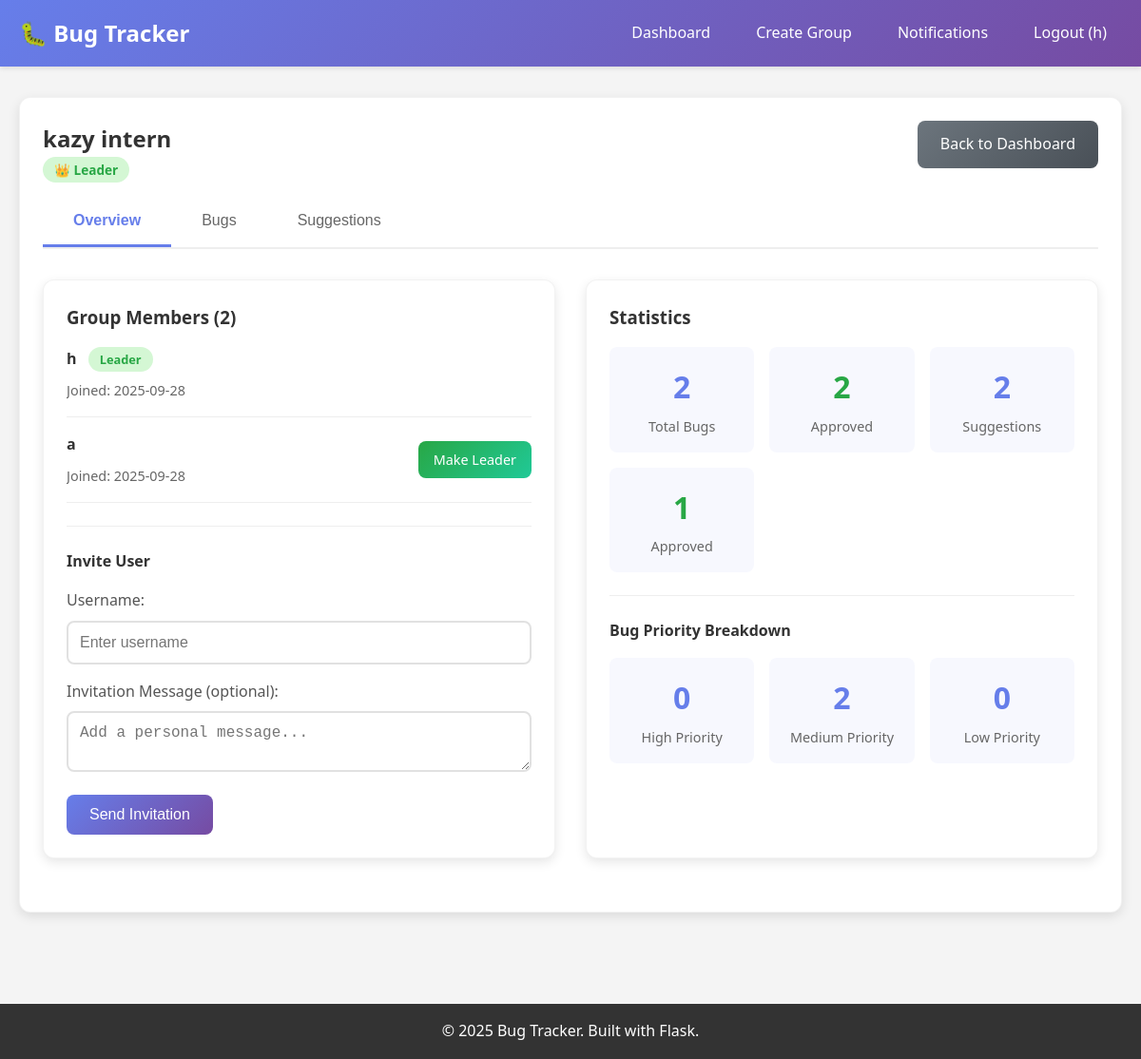
The app's page /group/1 (signed in) with its own data.
### tables this page shows
CREATE TABLE groups (
            id INTEGER PRIMARY KEY AUTOINCREMENT,
            name TEXT NOT NULL,
            description TEXT,
            leader_id INTEGER NOT NULL,
            created_at TIMESTAMP DEFAULT CURRENT_TIMESTAMP,
            FOREIGN KEY (leader_id) REFERENCES users (id)
        );

CREATE TABLE memberships (
            id INTEGER PRIMARY KEY AUTOINCREMENT,
            user_id INTEGER NOT NULL,
            group_id INTEGER NOT NULL,
            joined_at TIMESTAMP DEFAULT CURRENT_TIMESTAMP,
            FOREIGN KEY (user_id) REFERENCES users (id),
            FOREIGN KEY (group_id) REFERENCES groups (id),
            UNIQUE(user_id, group_id)
        );

CREATE TABLE users (
            id INTEGER PRIMARY KEY AUTOINCREMENT,
            username TEXT UNIQUE NOT NULL,
            email TEXT UNIQUE NOT NULL,
            password_hash TEXT NOT NULL,
            created_at TIMESTAMP DEFAULT CURRENT_TIMESTAMP
        , reset_token TEXT, reset_token_expires TIMESTAMP);

### app.py (the view)
@app.route('/group/<int:group_id>')
def group_detail(group_id):
    if 'user_id' not in session:
        return redirect(url_for('login'))
    conn = get_db_connection()
    membership = conn.execute(
        'SELECT * FROM memberships WHERE user_id = ? AND group_id = ?',
        (session['user_id'], group_id)
    ).fetchone()
    if not membership:
        flash('You are not a member of this group!', 'error')
        conn.close()
        return redirect(url_for('dashboard'))
    group = conn.execute(
        'SELECT g.*, u.username as leader_name FROM groups g JOIN users u ON g.leader_id = u.id WHERE g.id = ?',
        (group_id,)
    ).fetchone()
    members = conn.execute('''
        SELECT u.id as user_id, u.username, m.joined_at,
               CASE WHEN gl.user_id IS NOT NULL THEN gl.user_id ELSE NULL END as is_leader
        FROM memberships m
        JOIN users u ON m.user_id = u.id
        LEFT JOIN group_leaders gl ON m.user_id = gl.user_id AND m.group_id = gl.group_id
        WHERE m.group_id = ?
        ORDER BY gl.user_id DESC NULLS LAST, u.username
    ''', (group_id,)).fetchall()
    bugs = conn.execute('''
        SELECT b.*, u.username as reporter_name, approver.username as approved_by_name
        FROM bugs b
        JOIN users u ON b.reporter_id = u.id
        LEFT JOIN users approver ON b.approved_by = approver.id
        WHERE b.group_id = ?
        ORDER BY b.created_at DESC
    ''', (group_id,)).fetchall()
    suggestions = conn.execute('''
        SELECT s.*, u.username as author_name, reviewer.username as reviewed_by_name
        FROM suggestions s
        JOIN users u ON s.author_id = u.id
        LEFT JOIN users reviewer ON s.reviewed_by = reviewer.id
        WHERE s.group_id = ?
        ORDER BY s.created_at DESC
    ''', (group_id,)).fetchall()
    is_leader = is_group_leader(session['user_id'], group_id)
    conn.close()
    return render_template('group_detail.html',
                         group=group, members=members, bugs=bugs,
                         suggestions=suggestions, is_leader=is_leader)

### app.py (called while the page is built)
def get_db_connection():
    conn = sqlite3.connect('bug_tracker.db')
    conn.row_factory = sqlite3.Row
    return conn

def is_group_leader(user_id, group_id):
    conn = get_db_connection()
    leader = conn.execute(
        'SELECT id FROM group_leaders WHERE user_id = ? AND group_id = ?',
        (user_id, group_id)
    ).fetchone()
    conn.close()
    return leader is not None

### templates/group_detail.html (shortened to what this page needs)
{% extends "base.html" %}
{% block content %}
<div class="card">
    <div class="item-header">
        <div>
            <h2>{{ group.name }}</h2>
            {% if is_leader %}
                <span class="status-approved" style="margin-top: 0.5rem;">👑 Leader</span>
            {% endif %}
        </div>
        <a href="{{ url_for('dashboard') }}" class="btn btn-secondary">Back to Dashboard</a>
    </div>
    <div class="tabs">
        <button class="tab active" onclick="showTab(event, 'overview')">Overview</button>
        <button class="tab" onclick="showTab(event, 'bugs')">Bugs</button>
        <button class="tab" onclick="showTab(event, 'suggestions')">Suggestions</button>
    </div>
    <div id="overview" class="tab-content active">
        <div class="grid grid-2">
            <div class="card">
                <h3>Group Members ({{ members|length }})</h3>
                <div style="max-height: 400px; overflow-y: auto;">
                    {% for member in members %}
                    <div style="padding: 1rem 0; border-bottom: 1px solid #eee; display: flex; justify-content: space-between; align-items: center;">
                        <div>
                            <strong>{{ member.username }}</strong>
                            {% if member.is_leader %}
                                <span class="status-approved" style="font-size: 0.8rem; margin-left: 0.5rem;">Leader</span>
                            {% endif %}
                            <div class="file-info">Joined: {{ member.joined_at[:10] }}</div>
                        </div>
                        {% if is_leader and not member.is_leader and member.username != session.username %}
                            <a href="{{ url_for('make_leader', group_id=group.id, user_id=member.user_id) }}"
                               class="btn btn-small btn-success"
                               onclick="return confirm('Make {{ member.username }} a leader?')">
                                Make Leader
                            </a>
                        {% endif %}
                    </div>
                    {% endfor %}
                </div>
                {% if is_leader %}
                    <form method="POST" action="{{ url_for('invite_user', group_id=group.id) }}" style="margin-top: 1.5rem; padding-top: 1.5rem; border-top: 1px solid #eee;">
                        <h4 style="margin-bottom: 1rem;">Invite User</h4>
                        <div class="form-group">
                            <label for="username">Username:</label>
                            <input type="text" name="username" placeholder="Enter username" required>
                        </div>
                        <div class="form-group">
                            <label for="message">Invitation Message (optional):</label>
                            <textarea name="message" placeholder="Add a personal message..." rows="2"></textarea>
                        </div>
                        <button type="submit" class="btn">Send Invitation</button>
                    </form>
                {% endif %}
            </div>
            <div class="card">
                <h3>Statistics</h3>
                <div class="stats-grid">
                    <div class="stat-item">
                        <span class="stat-number">{{ bugs|length }}</span>
                        <div class="stat-label">Total Bugs</div>
                    </div>
                    <div class="stat-item">
                        <span class="stat-number" style="color: #28a745;">{{ bugs|selectattr('status', 'equalto', 'approved')|list|length }}</span>
                        <div class="stat-label">Approved</div>
                    </div>
                    <div class="stat-item">
                        <span class="stat-number">{{ suggestions|length }}</span>
                        <div class="stat-label">Suggestions</div>
                    </div>
                    <div class="stat-item">
                        <span class="stat-number" style="color: #28a745;">{{ suggestions|selectattr('status', 'equalto', 'approved')|list|length }}</span>
                        <div class="stat-label">Approved</div>
                    </div>
                </div>
                <div style="margin-top: 1.5rem; padding-top: 1.5rem; border-top: 1px solid #eee;">
                    <h4>Bug Priority Breakdown</h4>
                    <div class="stats-grid">
                        <div class="stat-item">
                            <span class="stat-number priority-high">{{ bugs|selectattr('priority', 'equalto', 'high')|list|length }}</span>
                            <div class="stat-label">High Priority</div>
                        </div>
                        <div class="stat-item">
                            <span class="stat-number priority-medium">{{ bugs|selectattr('priority', 'equalto', 'medium')|list|length }}</span>
                            <div class="stat-label">Medium Priority</div>
                        </div>
                        <div class="stat-item">
                            <span class="stat-number priority-low">{{ bugs|selectattr('priority', 'equalto', 'low')|list|length }}</span>
                            <div class="stat-label">Low Priority</div>
                        </div>
                    </div>
                </div>
            </div>
        </div>
    </div>
</div>
{% endblock %}

### templates/base.html (shortened to what this page needs)
<!DOCTYPE html>
<html lang="en">
<head>
</head>
<body>
    <header>
        <div class="container">
            <div class="header-content">
                <div class="logo">🐛 Bug Tracker</div>
                <nav id="nav">
                    <ul>
                        {% if session.user_id %}
                            <li><a href="{{ url_for('dashboard') }}">Dashboard</a></li>
                            <li><a href="{{ url_for('create_group') }}">Create Group</a></li>
                            <li class="notification-badge">
                                <a href="{{ url_for('notifications') }}">
                                    Notifications
                                </a>
                            </li>
                            <li><a href="{{ url_for('logout') }}">Logout ({{ session.username }})</a></li>
                        {% else %}
                            <li><a href="{{ url_for('login') }}">Login</a></li>
                            <li><a href="{{ url_for('signup') }}">Sign Up</a></li>
                        {% endif %}
                    </ul>
                </nav>
            </div>
        </div>
    </header>
    <main>
        <div class="container">
            {% block content %}{% endblock %}
        </div>
    </main>
    <footer>
        <div class="container">
            <p>&copy; 2025 Bug Tracker. Built with Flask.</p>
        </div>
    </footer>
</body>
</html>

### templates/base.html (style rules this page uses)
* { margin: 0; padding: 0; box-sizing: border-box; }
body { font-family: 'Segoe UI', Tahoma, Geneva, Verdana, sans-serif; line-height: 1.6; color: #333; background-color: #f4f4f4; font-size: 16px; }
.container { max-width: 1200px; margin: 0 auto; padding: 0 20px; }
header { background: linear-gradient(135deg, #667eea 0%, #764ba2 100%); color: white; padding: 1rem 0; box-shadow: 0 2px 5px rgba(0,0,0,0.1); position: sticky; top: 0; z-index: 100; }
.header-content { display: flex; justify-content: space-between; align-items: center; flex-wrap: wrap; }
.logo { font-size: 1.5rem; font-weight: bold; display: flex; align-items: center; gap: 0.5rem; }
nav ul { list-style: none; display: flex; gap: 1rem; align-items: center; }
nav a { color: white; text-decoration: none; padding: 0.5rem 1rem; border-radius: 4px; transition: background 0.3s; white-space: nowrap; }
.notification-badge { position: relative; }
main { padding: 2rem 0; min-height: calc(100vh - 120px); }
.card { background: white; padding: 1.5rem; border-radius: 12px; box-shadow: 0 4px 12px rgba(0,0,0,0.1); margin-bottom: 2rem; border: 1px solid rgba(0,0,0,0.05); }
.form-group { margin-bottom: 1rem; }
label { display: block; margin-bottom: 0.5rem; font-weight: 500; color: #555; }
input, textarea, select { width: 100%; padding: 0.75rem; border: 2px solid #e1e1e1; border-radius: 8px; font-size: 1rem; transition: border-color 0.3s, box-shadow 0.3s; }
.btn { background: linear-gradient(135deg, #667eea 0%, #764ba2 100%); color: white; padding: 0.75rem 1.5rem; border: none; border-radius: 8px; cursor: pointer; text-decoration: none; display: inline-block; font-size: 1rem; font-weight: 500; transition: all 0.3s; text-align: center; min-width: 120px; }
.btn-success { background: linear-gradient(135deg, #28a745 0%, #20c997 100%); }
.btn-secondary { background: linear-gradient(135deg, #6c757d 0%, #495057 100%); }
.btn-small { padding: 0.5rem 1rem; font-size: 0.9rem; min-width: auto; }
.grid { display: grid; gap: 2rem; }
.grid-2 { grid-template-columns: repeat(auto-fit, minmax(300px, 1fr)); }
.status-approved { color: #28a745; font-weight: bold; background: #d4f7d4; padding: 0.25rem 0.75rem; border-radius: 20px; font-size: 0.85rem; }
.priority-high { color: #dc3545; font-weight: bold; }
.priority-medium { color: #ffc107; font-weight: bold; }
.priority-low { color: #28a745; font-weight: bold; }
.item-header { display: flex; justify-content: space-between; align-items: flex-start; margin-bottom: 1rem; gap: 1rem; }
.tabs { display: flex; margin-bottom: 2rem; border-bottom: 2px solid #eee; overflow-x: auto; }
.tab { padding: 1rem 2rem; background: none; border: none; cursor: pointer; font-size: 1rem; border-bottom: 3px solid transparent; transition: all 0.3s; white-space: nowrap; color: #666; }
.tab.active { border-bottom-color: #667eea; color: #667eea; font-weight: 600; }
.tab-content { display: none; animation: fadeIn 0.3s ease; }
.tab-content.active { display: block; }
.file-info { font-size: 0.9rem; color: #666; margin-top: 0.5rem; display: flex; align-items: center; gap: 0.5rem; }
.stats-grid { display: grid; grid-template-columns: repeat(auto-fit, minmax(120px, 1fr)); gap: 1rem; margin: 1rem 0; }
.stat-item { text-align: center; padding: 1rem; background: rgba(102, 126, 234, 0.05); border-radius: 8px; }
.stat-number { font-size: 2rem; font-weight: bold; color: #667eea; display: block; }
.stat-label { font-size: 0.9rem; color: #666; margin-top: 0.25rem; }
footer { background: #333; color: white; text-align: center; padding: 1rem 0; margin-top: 2rem; }

### records on screen
groups: name "kazy intern"
memberships: username "h", shows "Leader", joined_at "2025-09-28"
memberships: username "a", joined_at "2025-09-28"

### other values on screen
{{ session.username }} "h"
{{ members|length }} "2"
{{ bugs|length }} "2"
{{ bugs|selectattr('status', 'equalto', 'approved')|list|length }} "2"
{{ suggestions|length }} "2"
{{ suggestions|selectattr('status', 'equalto', 'approved')|list|length }} "1"
{{ bugs|selectattr('priority', 'equalto', 'high')|list|length }} "0"
{{ bugs|selectattr('priority', 'equalto', 'medium')|list|length }} "2"
{{ bugs|selectattr('priority', 'equalto', 'low')|list|length }} "0"
